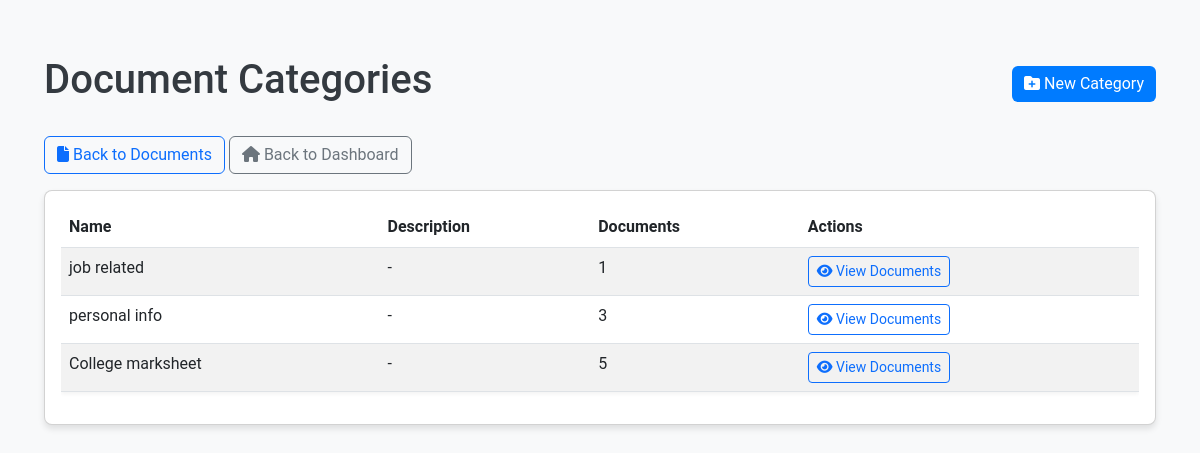
Screenshot of /documents/categories/ (signed in) with the database file from the repository.
### documents/models.py (models this page shows, shortened)
class Category(models.Model):
    name = models.CharField(max_length=100)
    description = models.TextField(blank=True, null=True)
    class Meta:
        verbose_name_plural = "Categories"

### documents/views.py (the view)
# urls.py: path('categories/', views.category_list, name='category_list'),
@login_required
def category_list(request):
    categories = Category.objects.all()
    return render(request, 'documents/category_list.html', {'categories': categories})

### documents/templates/documents/category_list.html (shortened to what this page needs)
{% load widget_tweaks %}
<!DOCTYPE html>
<html lang="en">
<head>
  <link href="https://cdn.jsdelivr.net/npm/bootstrap@5.3.0-alpha3/dist/css/bootstrap.min.css" rel="stylesheet">
  <link rel="stylesheet" href="https://cdnjs.cloudflare.com/ajax/libs/font-awesome/6.4.0/css/all.min.css">
</head>
<body>
  <div class="container py-4">
    <div class="d-flex justify-content-between align-items-center mb-4">
      <h1>Document Categories</h1>
      <a href="{% url 'documents:create_category' %}" class="btn btn-primary">
        <i class="fas fa-folder-plus"></i> New Category
      </a>
    </div>
    <div class="mb-3">
      <a href="{% url 'documents:document_list' %}" class="btn btn-outline-primary">
        <i class="fas fa-file"></i> Back to Documents
      </a>
      <a href="{% url 'dashboard' %}" class="btn btn-outline-secondary">
        <i class="fas fa-home"></i> Back to Dashboard
      </a>
    </div>
    {% if categories %}
    <div class="card">
      <div class="card-body">
        <div class="table-responsive">
          <table class="table table-striped table-hover">
            <thead>
              <tr>
                <th>Name</th>
                <th>Description</th>
                <th>Documents</th>
                <th>Actions</th>
              </tr>
            </thead>
            <tbody>
              {% for category in categories %}
              <tr>
                <td>{{ category.name }}</td>
                <td>{{ category.description|truncatechars:100|default:"-" }}</td>
                <td>{{ category.documents.count }}</td>
                <td>
                  <a href="{% url 'documents:document_list' %}?category={{ category.id }}" class="btn btn-sm btn-outline-primary">
                    <i class="fas fa-eye"></i> View Documents
                  </a>
                </td>
              </tr>
              {% endfor %}
            </tbody>
          </table>
        </div>
      </div>
    </div>
    {% else %}
    <div class="alert alert-info">
      <i class="fas fa-info-circle"></i> No categories found. Create a category to organize your documents.
    </div>
    {% endif %}
  </div>
</body>
</html>

### documents/templates/documents/category_list.html (style rules this page uses)
body { font-family: 'Roboto', sans-serif; background-color: #f8f9fa; padding: 2rem; }
h1, h2 { color: #343a40; }
.btn-primary { background-color: #007bff; border: none; }
.card { border-radius: 8px; box-shadow: 0 4px 6px rgba(0, 0, 0, 0.1); }
.table { box-shadow: 0 2px 4px rgba(0, 0, 0, 0.05); }

### rows the page displays
Category: name "job related", description "-", documents.count "1"
Category: name "personal info", description "-", documents.count "3"
Category: name "College marksheet", description "-", documents.count "5"
